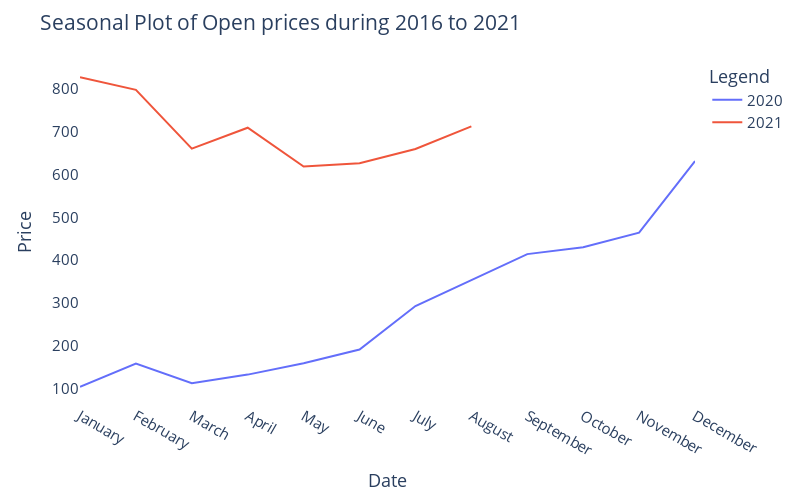

Notebook source saved alongside this figure:
### Code cell
fig=px.line(data_Open,x=data_Open.index,y=[data_Open['2020'],data_Open['2021']],labels={'Date':'Date','value':'Price'},
           width=800,height=500)
fig.update_layout(title='Seasonal Plot of Open prices during 2016 to 2021',font_size=15,
                 legend_title_text='Legend')
fig.update_xaxes(showgrid=False)
fig.update_yaxes(showgrid=False)
fig.update_layout({'plot_bgcolor':'white'})
fig.show()

### Figure 1 — Plotly figure (JSON) as saved in the notebook; plotly's stock layout.template omitted (floating-point values rounded to 4 significant figures)
{"data": [{"hovertemplate": "variable=2020<br>Date=%{x}<br>Price=%{y}<extra></extra>", "legendgroup": "2020", "line": {"color": "#636efa", "dash": "solid"}, "marker": {"symbol": "circle"}, "mode": "lines", "name": "2020", "orientation": "v", "showlegend": true, "type": "scatter", "x": ["January", "February", "March", "April", "May", "June", "July", "August", "September", "October", "November", "December"], "xaxis": "x", "y": [104.6, 159.0, 112.8, 133.1, 159.8, 191.6, 293.0, 354.5, 414.3, 430.5, 464.3, 631.5], "yaxis": "y"}, {"hovertemplate": "variable=2021<br>Date=%{x}<br>Price=%{y}<extra></extra>", "legendgroup": "2021", "line": {"color": "#EF553B", "dash": "solid"}, "marker": {"symbol": "circle"}, "mode": "lines", "name": "2021", "orientation": "v", "showlegend": true, "type": "scatter", "x": ["January", "February", "March", "April", "May", "June", "July", "August", "September", "October", "November", "December"], "xaxis": "x", "y": [827.2, 797.6, 660.4, 709.3, 618.7, 626.3, 659.5, 712.5, null, null, null, null], "yaxis": "y"}], "layout": {"font": {"size": 15}, "height": 500, "legend": {"title": {"text": "Legend"}, "tracegroupgap": 0}, "margin": {"t": 60}, "plot_bgcolor": "white", "title": {"text": "Seasonal Plot of Open prices during 2016 to 2021"}, "width": 800, "xaxis": {"anchor": "y", "autorange": true, "domain": [0, 1], "range": [0, 11], "showgrid": false, "title": {"text": "Date"}, "type": "category"}, "yaxis": {"anchor": "x", "autorange": true, "domain": [0, 1], "range": [64.47, 867.3], "showgrid": false, "title": {"text": "Price"}, "type": "linear"}}}
